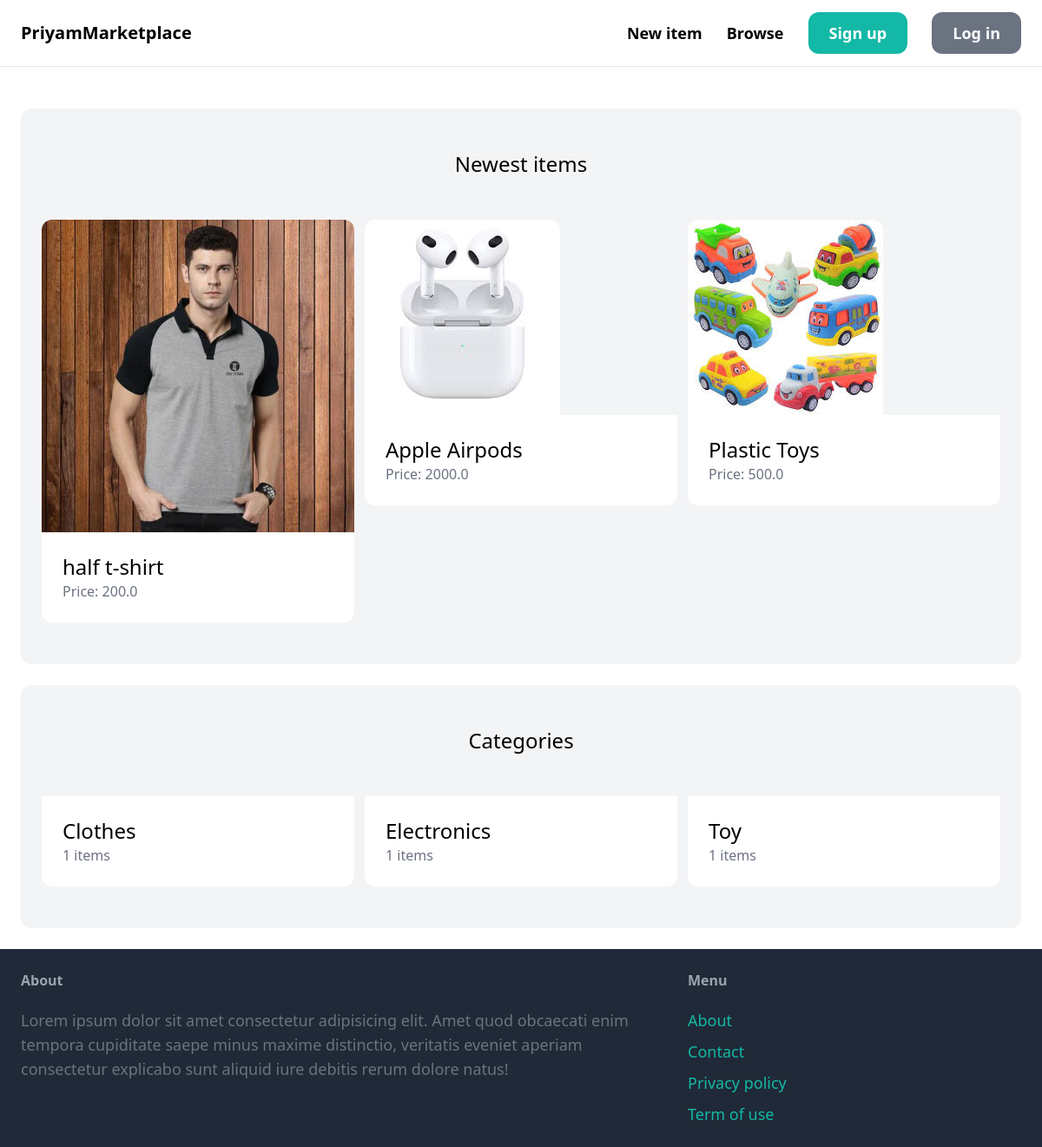
Before: / with the older database file.
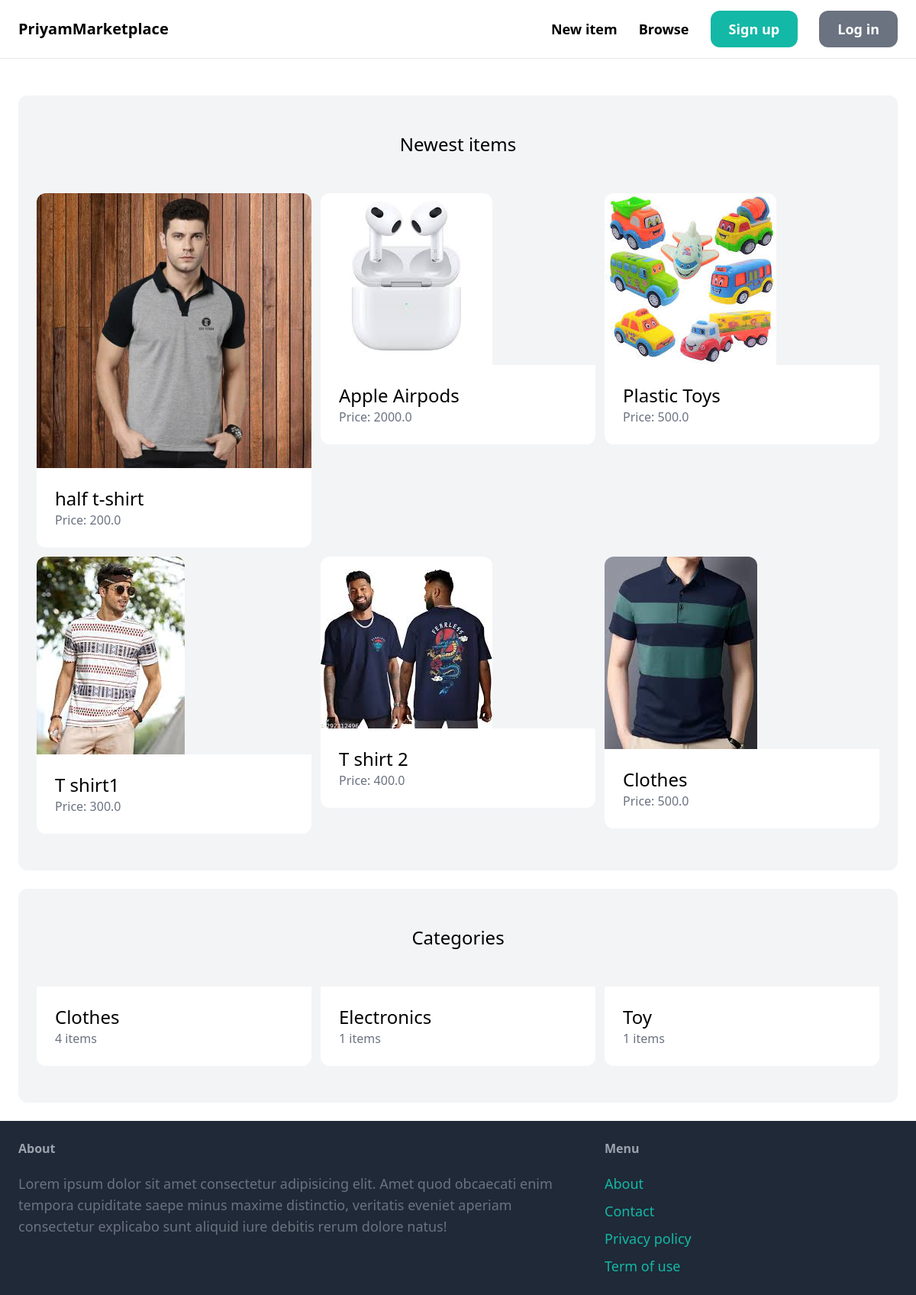
After: the same page with the newer database file.
### item/models.py (models this page shows, shortened)
class Item(models.Model):
    category = models.ForeignKey(Category,related_name="items",on_delete=models.CASCADE)
    name = models.CharField(max_length=255)
    description = models.TextField(blank=True,null=True)
    price = models.FloatField()
    image = models.ImageField(upload_to='item_images',blank=True,null=True)
    is_sold = models.BooleanField(default=False)
    created_by = models.ForeignKey(User,related_name="items",on_delete=models.CASCADE)
    created_at = models.DateTimeField(auto_now_add=True)

class Category(models.Model):
    name = models.CharField(max_length=255)
    class Meta:
        verbose_name_plural = "Categories"
        ordering="name",

### core/views.py (the view)
# urls.py: path('',index, name="index"),
def index(request):
    categories = Category.objects.all();
    items = Item.objects.filter(is_sold=False)[0:6]
    return render(request,"core/index.html",{
        'items':items,
        'categories':categories
    })

### core/templates/core/index.html
{% extends 'core/base.html' %} {% block title %} Welcome {% endblock %}
{% block content %}
<div class="mt-6 px-6 py-12 bg-gray-100 rounded-xl">
  <h2 class="mb-12 text-2xl text-center">Newest items</h2>
  <div class="grid grid-cols-3 gap-3">
    {% for item in items %}
    <div>
      <a href="{% url 'item:detail' item.id %}">
        <div>
          <img src="{{ item.image.url }}" class="rounded-t-xl" />
        </div>
        <div class="p-6 bg-white rounded-b-xl">
          <h2 class="text-2xl">{{ item.name }}</h2>
          <p class="text-gray-500">Price: {{ item.price }}</p>
        </div>
      </a>
    </div>
    {% endfor %}
  </div>
</div>
<div class="mt-6 px-6 py-12 bg-gray-100 rounded-xl">
  <h2 class="mb-12 text-2xl text-center">Categories</h2>
  <div class="grid grid-cols-3 gap-3">
        {% for category in categories %}
        <div>
        <a href="#">
            <div class="p-6 bg-white rounded-b-xl">
            <h2 class="text-2xl">{{ category.name }}</h2>
            <p class="text-gray-500">{{ category.items.count }} items</p>
            </div>
        </a>
        </div>
        {% endfor %}
  </div>
</div>
{% endblock %}

### core/templates/core/base.html (shortened to what this page needs)
<!DOCTYPE html>
<html lang="en">
<head>
    <script src="https://cdn.tailwindcss.com"></script>
</head>
<body>
    <nav class="py-6 px-6 flex justify-between items-center border-b border-gray-200">
        <a href="/" class="text-xl font-semibold">PriyamMarketplace</a>
        <div class="space-x-6">
            <a class="text-lg font-semibold hover:text-gray-500">New item</a>
            <a class="text-lg font-semibold hover:text-gray-500">Browse</a>
            <a class="px-6 py-3 text-lg font-semibold bg-teal-500 text-white rounded-xl hover:bg-teal-700">Sign up</a>
            <a class="px-6 py-3 text-lg font-semibold bg-gray-500 text-white rounded-xl hover:bg-gray-700">Log in</a>
        </div>
    </nav>
    <div class="px-6 py-6">
        {% block content %}
        {% endblock %}
    </div>
    <footer class="py-6 px-6 flex justify-between bg-gray-800">
        <div class="w-2/3 pr-10">
            <h3 class="mb-5 font-semibold text-gray-400">About</h3>
            <p class="text-lg text-gray-500">Lorem ipsum dolor sit amet consectetur adipisicing elit. Amet quod obcaecati enim tempora cupiditate saepe minus maxime distinctio, veritatis eveniet aperiam consectetur explicabo sunt aliquid iure debitis rerum dolore natus!</p>
        </div>
        <div class="w-1/3">
            <h3 class="mb-5 font-semibold text-gray-400">Menu</h3>
            <ul class="space-y-2">
                <li><a href="#" class="text-lg text-teal-500 hover:text-teal-700">About</a></li>
                <li><a href="{% url 'contact' %}" class="text-lg text-teal-500 hover:text-teal-700">Contact</a></li>
                <li><a href="#" class="text-lg text-teal-500 hover:text-teal-700">Privacy policy</a></li>
                <li><a href="#" class="text-lg text-teal-500 hover:text-teal-700">Term of use</a></li>
            </ul>
        </div>
    </footer>
</body>
</html>

Changed rows visible on the page:
added Item: image (picture), name "T shirt1", price "300.0"
added Item: image (picture), name "T shirt 2", price "400.0"
added Item: image (picture), name "Clothes", price "500.0"
computed for Category "Clothes": items.count "1" → "4"
